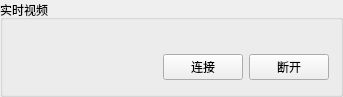
<?xml version="1.0" encoding="UTF-8"?>
<ui version="4.0">
 <class>GroupBoxForOnline</class>
 <widget class="QGroupBox" name="GroupBoxForOnline">
  <property name="geometry">
   <rect>
    <x>0</x>
    <y>0</y>
    <width>343</width>
    <height>97</height>
   </rect>
  </property>
  <property name="windowTitle">
   <string>GroupBox</string>
  </property>
  <property name="title">
   <string>实时视频</string>
  </property>
  <layout class="QHBoxLayout" name="horizontalLayout_2">
   <item>
    <layout class="QVBoxLayout" name="verticalLayout">
     <item>
      <spacer name="horizontalSpacer_2">
       <property name="orientation">
        <enum>Qt::Horizontal</enum>
       </property>
       <property name="sizeHint" stdset="0">
        <size>
         <width>40</width>
         <height>20</height>
        </size>
       </property>
      </spacer>
     </item>
     <item>
      <layout class="QHBoxLayout" name="horizontalLayout">
       <item>
        <spacer name="horizontalSpacer">
         <property name="orientation">
          <enum>Qt::Horizontal</enum>
         </property>
         <property name="sizeHint" stdset="0">
          <size>
           <width>40</width>
           <height>20</height>
          </size>
         </property>
        </spacer>
       </item>
       <item>
        <widget class="QPushButton" name="connectPushButton">
         <property name="text">
          <string>连接</string>
         </property>
        </widget>
       </item>
       <item>
        <widget class="QPushButton" name="disConnectPushButton">
         <property name="text">
          <string>断开</string>
         </property>
        </widget>
       </item>
      </layout>
     </item>
    </layout>
   </item>
  </layout>
 </widget>
 <resources/>
 <connections/>
</ui>
